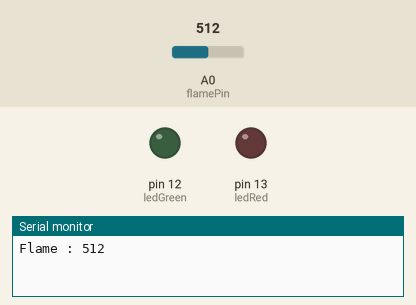
Bench run of a sketch on a simulated Arduino Uno, built with avr-gcc and run on an emulated ATmega328P. Shown: output pins drawn as LEDs (lit = HIGH), the last lines printed to the serial monitor. Inputs (shaded band) come from the test bench; at power-on: A0 (flamePin) = 512.

Above: at 0.1 s.
At 1.9 s:
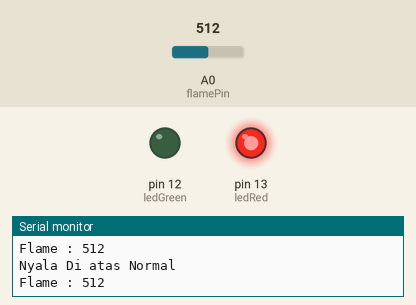
2.0 s: A0 (flamePin) set to 33
4.4 s: A0 (flamePin) set to 28
At 6.1 s:
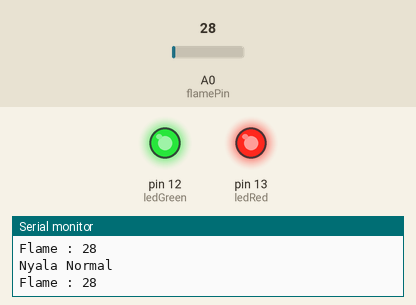
Timing chart, 0 to 7.6 s (numbered marks = the images above; inputs shaded):
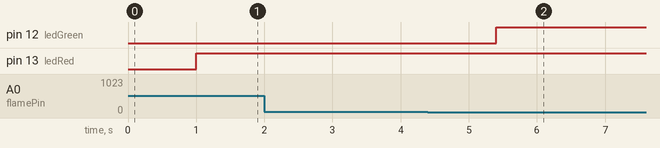

Measured:
- the behaviour switches between 31 and 30 on A0 (flamePin) (found by bisection; images 1 and 2)
- after the input at 4.4 s, pin 12 (ledGreen): LOW → HIGH after 1.0 s

The sketch:

P5-3.ino
```cpp
const int flamePin = A0;
int flameVal;
int ledRed = 13;
int ledGreen = 12;


void setup()
{
  Serial.begin(9600);
  pinMode(ledRed, OUTPUT);
  pinMode(ledGreen, OUTPUT);
  pinMode(flameVal, INPUT);
}

void loop()
{
  flameVal = analogRead(flamePin);
  Serial.print("Flame : ");
  Serial.println(flameVal);
  delay(1000);

  if (flameVal <= 30)
  {
    digitalWrite(ledGreen, HIGH);
    Serial.println("Nyala Normal");
    delay(100);
  }
  else
  {
    digitalWrite(ledRed, HIGH);
    Serial.println("Nyala Di atas Normal");
    delay(100);
  }
}
```
